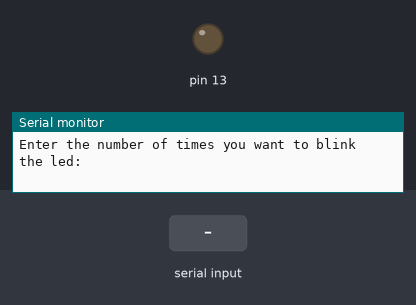
Bench run of a sketch on a simulated Arduino Uno, built with avr-gcc and run on an emulated ATmega328P. On the bench: output pins drawn as LEDs (lit = HIGH), the last lines printed to the serial monitor. Dashed ring = blinking. The test bench sets the inputs (shaded band).

Above: at 1.2 s.
1.3 s: "90,45\n" received over Serial
At 1.72 s:
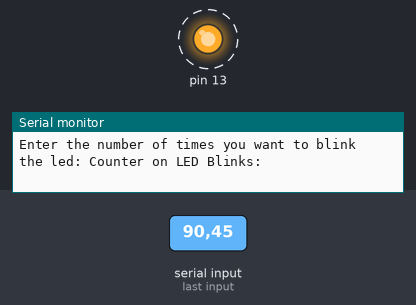
Timing chart, 0 to 10.3 s (numbered marks = the images above; inputs shaded):
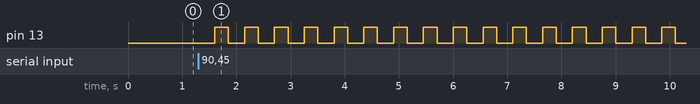

The sketch:

led.ino
```cpp
void setup() {
  // put your setup code here, to run once:
  Serial.begin(9600);
  pinMode(13,OUTPUT);
}

void loop() {
  // put your main code here, to run repeatedly:
  int num,i;
  Serial.print("Enter the number of times you want to blink the led: ");
  while(Serial.available()==0){

  }
  num = Serial.parseInt();
  Serial.println("Counter on LED Blinks: ");
  for(i=1;i<=num;i++){
    digitalWrite(13,LOW);
    delay(300);
    digitalWrite(13,HIGH);
    delay(250);
    Serial.print(i);
  }
}
```

Measured:
- after the input at 1.3 s, pin 13: alternates HIGH for 0.25 s and LOW for 0.30 s, starting after 0.30 s
